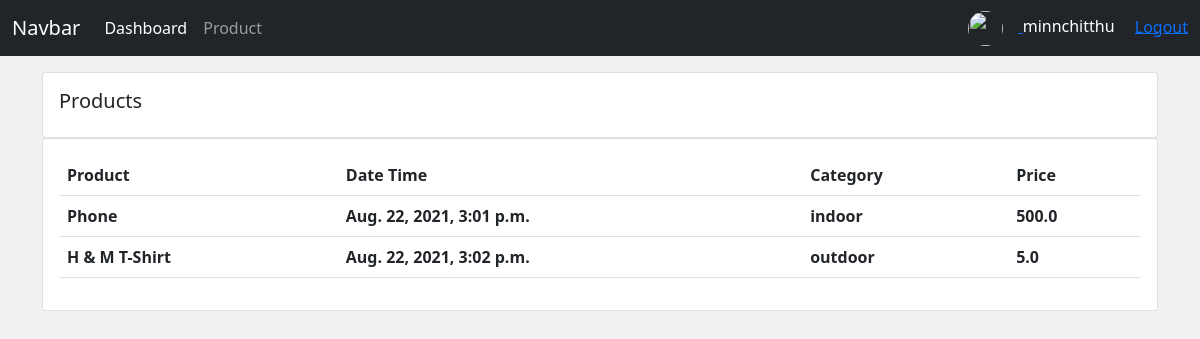
Screenshot of /products/ (signed in) with the database file from the repository.
### accounts/models.py (models this page shows, shortened)
class Product(models.Model):
    category=(
        ('indoor','In Door'),
        ('outdoor','Out Door')
    )
    name=models.CharField(max_length=200,null=True)
    price=models.FloatField(null=True)
    category=models.CharField(max_length=200,null=True,choices=category)
    description=models.CharField(max_length=200,null=True,blank=True)
    created_at=models.DateTimeField(auto_now_add=True)
    tags=models.ManyToManyField(Tag)

### accounts/decorators.py (the view)
        def wrapper(request,*args, **kwargs):
            if request.user.groups.first().name in roles:
                return views_fun(request,*args,**kwargs)
            else:
                return HttpResponse('You are not authorized this page.',request)

### accounts/views.py (called while the page is built)
@login_required(login_url='/login')
@allowed_roles(roles=['admin'])
def products(request):
    products=Product.objects.all()
    return render(request,'accounts/products.html',{
        'products': products,
    })

### accounts/templates/accounts/products.html
{% extends "accounts/master.html" %}
{% block content %}
<div class="row">
    <div class="col-md">
        <div class="card card-body">
            <h5>Products</h5>
        </div>
        <div class="card card-body">
            <table class="table">
                <tr>
                    <th>Product</th>
                    <th>Date Time</th>
                    <th>Category</th>
                    <th>Price</th>
                </tr>
                {% for product in products %}
                <tr>
                    <th>{{product.name}}</th>
                    <th>{{product.created_at}}</th>
                    <th>{{product.category}}</th>
                    <th>{{product.price}}</th>
                </tr>
                {% endfor %}
            </table>
        </div>
    </div>
</div>
{% endblock content %}

### accounts/templates/accounts/components/navbar.html (shortened to what this page needs)
<nav class="navbar navbar-expand-lg navbar-dark bg-dark">
  <div class="container-fluid">
    <a class="navbar-brand" href="#">Navbar</a>
    <div class="collapse navbar-collapse" id="navbarNav">
      <ul class="navbar-nav">
      {% if request.user.is_staff %}
        <li class="nav-item">
          <a class="nav-link active" aria-current="page" href="{% url 'dashboard' %}">Dashboard</a>
        </li>
        <li class="nav-item">
          <a class="nav-link" href="{% url 'product' %}">Product</a>
        </li>
      {% else %}
        <li class="nav-item">
          <a class="nav-link" href="{% url 'customer.customer_profile' %}">Profile</a>
        </li>
      {% endif %}
      </ul>
    </div>
    {% if request.user.is_authenticated %}
    <div>
      <a href="{% url 'customer.customer_profile_setting' %}">
        <img src="/{{request.user.customer.profile_pic}}" alt="" width="35px" height="35px" style="border-radius:50%" class="me-3">
      </a>
      <span class='text-white me-3'>{{request.user.username}}</span>
      <a href="{% url 'logout' %}">Logout</a>
    </div>
    {% else %}
    <div>
      <a href="{% url 'register' %}" class="me-3">Register</a>
      <a href="{% url 'logout' %}">Login</a>
    </div>
    {% endif %}
  </div>
</nav>

### accounts/static/accounts/CSS/style.css (style rules this page uses)
body { background-color: #f1f1f1; }

### rows the page displays
Product: name "Phone", created_at "Aug. 22, 2021, 3:01 p.m.", category "indoor", price "500.0"
Product: name "H & M T-Shirt", created_at "Aug. 22, 2021, 3:02 p.m.", category "outdoor", price "5.0"

### other values shown
{{ request.user.username }} "minnchitthu"
